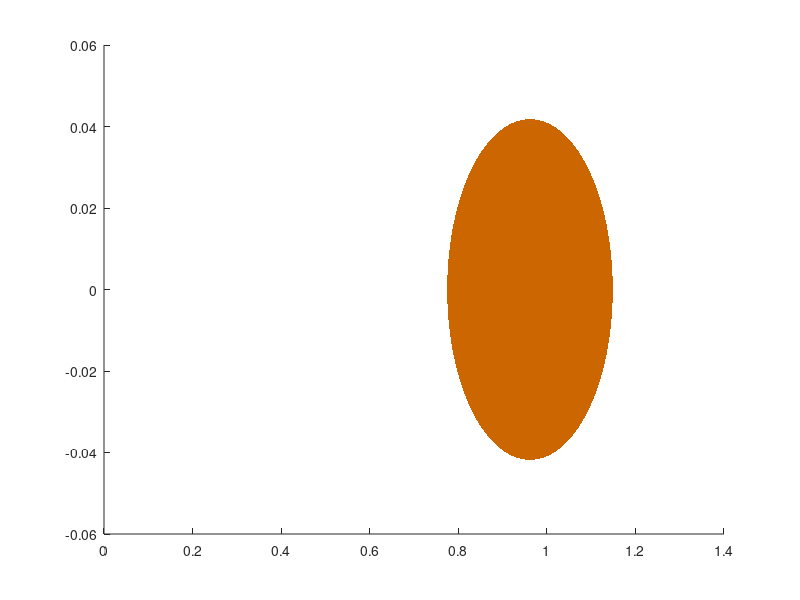

Reproduce this figure in MATLAB. (Note: this script raises an error after producing the figure.)
function [] = plot_GeCBValleys_3D(eb_cut, origin, cb_shifts)
% [] = plot_SiCBValleys_3D(eb_cut, origin, cb_shifts)
%   This function plots the iso-energetic surfaces of elliptical valleys
%   for Silicon. This is 6 elliptical valleys, 85% along the Gamma-X high
%   symmetry line.
%
%   IN:
%   -  eb_cut:     	scalar of the energy above the CBM to slice for the iso-surface [eV].
%   -  origin:      1x3 row vector of the origin location of the Gama point [x,y,z].
%   -  cb_shifts: 	1x3 row vector of the relative energy shift of each valley [eb_x, eb_y, eb_z].
%
%   OUT: (None)

%% Defining the default parameters
if nargin < 1; eb_cut = 0.2; origin = [0, 0, 0]; cb_shifts = [0, 0, 0]; end
if nargin < 2; origin = [0, 0, 0]; cb_shifts = [0, 0, 0];  end
if nargin < 3; cb_shifts = [0, 0, 0]; end
if isempty(eb_cut); eb_cut = 0.2;  end
if isempty(origin); origin = [0, 0, 0];  end
if isempty(cb_shifts); cb_shifts = [0, 0, 0];  end
%% 1 - Defining the constant parameters
x_ebshift = cb_shifts(1); y_ebshift = cb_shifts(2); z_ebshift = cb_shifts(3); 
m0 = 9.11e-31;
hbar = 4.135e-15;
ml = 1.64*m0;
mt = 0.082*m0;
%% 1.1 - Defining the dispersions of the CB parabola's
k_calc =  @(eb, eff_mass, eb_shift) sqrt(((2*eff_mass)/(hbar^2)) * (eb - eb_shift));
%% 1.2 - Extracting the CB ellipsoids
k0 = sqrt(3)*pi/(5.657);       % Defining the position of the CBM in k-space
% -- IsoE for x valleys
[X1_xx, X1_yy, X1_zz] = ellipsoid(k0 +origin(1), 0+origin(2), 0+origin(3), k_calc(eb_cut,ml,x_ebshift),k_calc(eb_cut,mt,x_ebshift),k_calc(eb_cut,mt,x_ebshift), 5e2);
[X2_xx, X2_yy, X2_zz] = ellipsoid(-k0+origin(1), 0+origin(2), 0+origin(3), k_calc(eb_cut,ml,x_ebshift),k_calc(eb_cut,mt,x_ebshift),k_calc(eb_cut,mt,x_ebshift), 5e2);
[X3_xx, X3_yy, X3_zz] = ellipsoid(origin(1), k0+origin(2), 0+origin(3), k_calc(eb_cut,mt,x_ebshift),k_calc(eb_cut,ml,x_ebshift),k_calc(eb_cut,mt,x_ebshift), 5e2);
[X4_xx, X4_yy, X4_zz] = ellipsoid(origin(1), -k0+origin(2), 0+origin(3), k_calc(eb_cut,mt,x_ebshift),k_calc(eb_cut,ml,x_ebshift),k_calc(eb_cut,mt,x_ebshift), 5e2);
%% - 2 - Plotting the isoe surface
hold on;
% -- Defining plot constants
valley_col = [0.8, 0.4, 0];
% -- Plotting M-valleys
% - #1
h1 = surf(X1_xx, X1_yy, X1_zz, 'Edgecolor', 'none', 'facecolor', valley_col); 
T1 = hgtransform('Parent',gca); h1.Parent=T1; T1.Matrix=makehgtform('xrotate',deg2rad(-15), 'yrotate',deg2rad(-35.264), 'zrotate',-pi/4);
% - #2
h2 = surf(X2_xx, X2_yy, X2_zz, 'Edgecolor', 'none', 'facecolor', valley_col); 
T2 = hgtransform('Parent',gca); h2.Parent=T2; T2.Matrix=makehgtform('xrotate',deg2rad(-15), 'yrotate',deg2rad(-35.264), 'zrotate',-pi/4);
% - #3
h3 = surf(X1_xx, X1_yy, X1_zz, 'Edgecolor', 'none', 'facecolor', valley_col); 
T3 = hgtransform('Parent',gca); h3.Parent=T3; T3.Matrix=makehgtform('xrotate',deg2rad(-15)+pi, 'yrotate',deg2rad(-35.264), 'zrotate',-pi/4);
% - #4
h4 = surf(X2_xx, X2_yy, X2_zz, 'Edgecolor', 'none', 'facecolor', valley_col); 
T4 = hgtransform('Parent',gca); h4.Parent=T4; T4.Matrix=makehgtform('xrotate',deg2rad(-15)+pi, 'yrotate',deg2rad(-35.264), 'zrotate',-pi/4);
% - #5
h5 = surf(X3_xx, X3_yy, X3_zz, 'Edgecolor', 'none', 'facecolor', valley_col); 
T5 = hgtransform('Parent',gca); h5.Parent=T5; T5.Matrix=makehgtform('xrotate',deg2rad(15),'yrotate',deg2rad(-35.264), 'zrotate',deg2rad(-45));
% - #6
h6 = surf(X4_xx, X4_yy, X4_zz, 'Edgecolor', 'none', 'facecolor', valley_col); 
T6 = hgtransform('Parent',gca); h6.Parent=T6; T6.Matrix=makehgtform('xrotate',deg2rad(15),'yrotate',deg2rad(-35.264), 'zrotate',deg2rad(-45));
% - #7
h7 = surf(X3_xx, X3_yy, X3_zz, 'Edgecolor', 'none', 'facecolor', valley_col); 
T7 = hgtransform('Parent',gca); h7.Parent=T7; T7.Matrix=makehgtform('xrotate',deg2rad(15)+pi,'yrotate',deg2rad(-35.264), 'zrotate',deg2rad(-45));
% - #8
h8 = surf(X4_xx, X4_yy, X4_zz, 'Edgecolor', 'none', 'facecolor', valley_col); 
T8 = hgtransform('Parent',gca); h8.Parent=T8; T8.Matrix=makehgtform('xrotate',deg2rad(15)+pi,'yrotate',deg2rad(-35.264), 'zrotate',deg2rad(-45));
% - 3.0 Formatting the figure
axis tight; axis equal;
end